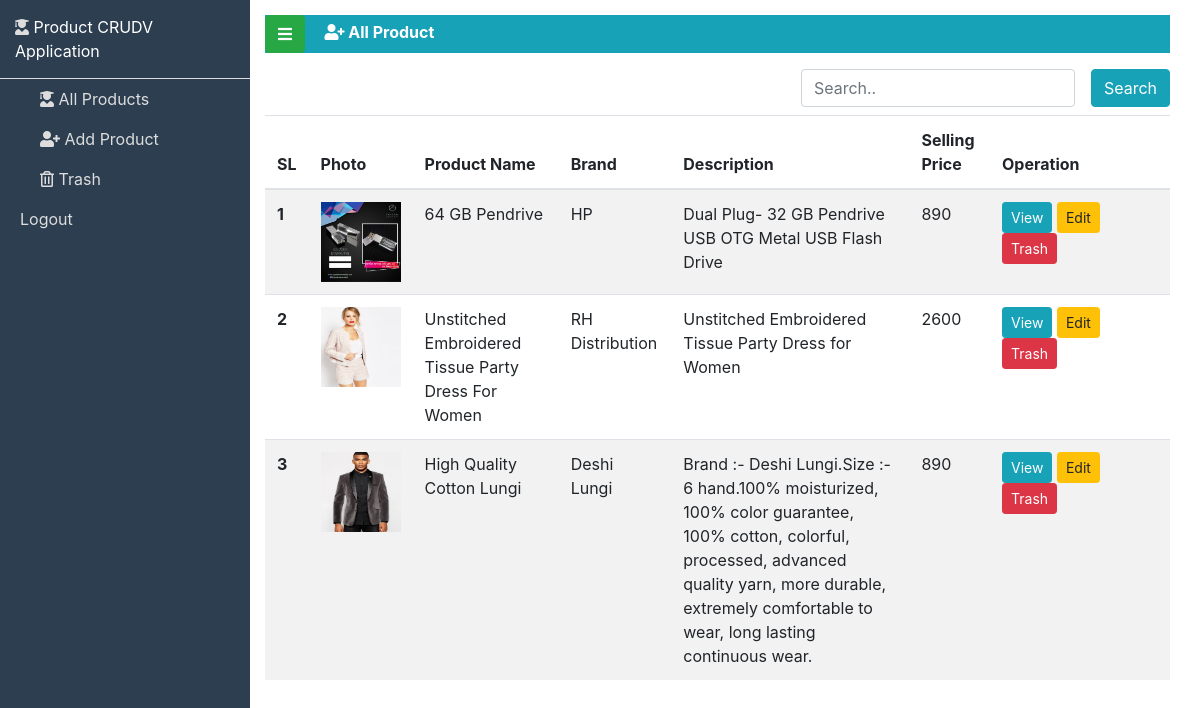
The app's page /admin/index.php with its own data.
### tables this page shows
CREATE TABLE `products` (
  `id` int(50) NOT NULL,
  `productName` varchar(200) NOT NULL,
  `regularPrice` int(5) NOT NULL,
  `sellingPrice` int(5) NOT NULL,
  `category` varchar(100) NOT NULL,
  `brandName` varchar(200) NOT NULL,
  `tag` varchar(20) NOT NULL,
  `description` text NOT NULL,
  `status` varchar(10) NOT NULL DEFAULT 'active',
  `created_at` varchar(30) NOT NULL DEFAULT current_timestamp(),
  `updated_at` varchar(30) DEFAULT NULL,
  `trash` varchar(30) NOT NULL DEFAULT 'false',
  `photo` varchar(100) NOT NULL
);

### admin/app/db.php (called while the page is built)
<?php
$host = 'localhost';
$user = 'root';
$pass = '';
$db = 'miniecom';
function connect()
{
  global $host, $user, $pass, $db;
  return $connection = new mysqli($host, $user, $pass, $db);
}

### admin/app/functions.php (called while the page is built, shortened)
<?php
function allOutTrash($table, $columnName = 'trash', $trash_value = 'false', $order = 'DESC')
{
    return connect()->query("SELECT * FROM $table WHERE $columnName = '$trash_value' ORDER BY id $order");
}

### admin/index.php (the view, shortened to what this page needs)
<!DOCTYPE html>
<html lang="en">
<head>
     <link rel="stylesheet" href="assets/fonts/fontAwesome/css/all.min.css">
     <link rel="stylesheet" href="assets/css/bootstrap.min.css">
     <link rel="stylesheet" href="assets/css/style.css">
     <link rel="stylesheet" href="assets/css/responsive.css">
</head>
<body>
     <div id="wrapper" class="menuDisplayed">
          <div id="sidebar-wrapper">
               <div class="logo">
                    <i class="fas fa-user-graduate"></i>
                    <span>Product CRUDV Application</span>
               </div>
               <ul class="sidebar-nav">
                    <li><a href="index.php"><i class="fas fa-user-graduate"></i> All Products</a></li>
                    <li><a href="add.php"><i class="fas fa-user-plus"></i> Add Product</a></li>
                    <li><a href="trash.php"><i class="far fa-trash-alt"></i> Trash</a></li>
                    <li><a href="../index.php">Logout</a></li>
               </ul>
          </div>
          <div id="page-content-wrapper">
               <div class="container-fluid">
                    <div class="row">
                         <div class="col-lg-12">
                              <p class="page-title bg-info"><a href="#" class="btn btn-success" id="menu-toggle"><i class="fas fa-bars"></i></a> <span class="span-title"> <i class="fas fa-user-plus"></i></i> All Product</span></p>
                              <form class="form-inline float-right" action="" method="POST">
                                   <div class="form-group mx-sm-3 mb-2">
                                        <input type="search" class="form-control" name="search" id="search_1" placeholder="Search..">
                                   </div>
                                   <button type="submit" name="search-btn" class="btn btn-info mb-2">Search</button>
                              </form>
                              <table class="table table-striped">
                                   <thead>
                                        <tr>
                                             <th scope="col">SL</th>
                                             <th scope="col">Photo</th>
                                             <th scope="col">Product Name</th>
                                             <th scope="col">Brand</th>
                                             <th scope="col">Description</th>
                                             <th scope="col">Selling Price</th>
                                             <th scope="col-md-12">Operation</th>
                                        </tr>
                                   </thead>
                                   <tbody>
                                        <?php
                                        $data = allOutTrash('products');
                                        $i = 1;
                                        while ($product = $data->fetch_object()) :
                                        ?>
                                             <tr class="pt-2">
                                                  <th scope="row"><?php echo $i;
                                                                      $i++; ?></th>
                                                  <td><img src="photos/<?php echo $product->photo ?>" width="80" height="80" alt=""></td>
                                                  <td><?php echo $product->productName ?></td>
                                                  <td><?php echo $product->brandName ?></td>
                                                  <td><?php echo $product->description ?></td>
                                                  <td><?php echo $product->sellingPrice ?></td>
                                                  <td style="width: 180px;">
                                                       <a class="btn btn-sm btn-info" href="show.php?show_id=<?php echo $product->id ?>">View</a>
                                                       <a class="btn btn-sm btn-warning" href="edit.php?edit_id=<?php echo $product->id ?>">Edit</a>
                                                       <a class="btn btn-sm btn-danger delete_btn" href="?trash_id=<?php echo $product->id ?>&photo=<?php echo $product->photo ?>">Trash</a>
                                                  </td>
                                             </tr>
                                        <?php endwhile; ?>
                                   </tbody>
                              </table>
                         </div>
                    </div>
               </div>
          </div>
     </div>
</body>
</html>

### admin/assets/css/style.css (style rules this page uses)
#sidebar-wrapper { z-index: 1; position: fixed; width: 0; height: 100%; overflow-y: hidden; background-color: #2c3e50; transition: 0.3s; }
.logo { padding: 15px; border-bottom: 1px solid #ddd; }
.logo i { color: #ddd; }
.logo span { color: #fff; }
#page-content-wrapper { width: 100%; position: absolute; padding: 15px; transition: 0.3s; }
span.span-title { color: #fff; padding-left: 15px; font-weight: 700; }
#wrapper.menuDisplayed #sidebar-wrapper { width: 250px; }
#wrapper.menuDisplayed #page-content-wrapper { padding-left: 250px; }
.sidebar-nav { padding: 0; list-style: none; }
.sidebar-nav li { text-indent: 20px; line-height: 40px; }
.sidebar-nav li a { display: block; text-decoration: none; color: #ddd; }

### records on screen
products: photo (picture), productName "64 GB Pendrive", brandName "HP", description "Dual Plug- 32 GB Pendrive USB OTG Metal USB Flash Drive", sellingPrice "890"
products: photo (picture), productName "Unstitched Embroidered Tissue Party Dress For Women", brandName "RH Distribution", description "Unstitched Embroidered Tissue Party Dress for Women", sellingPrice "2600"
products: photo (picture), productName "High Quality Cotton Lungi", brandName "Deshi Lungi", description "Brand :- Deshi Lungi.Size :- 6 hand.100% moisturized, 100% color guarantee, 100% cotton, colorful, processed, advanced quality yarn, more durable, extremely comfortable to wear, long lasting continuous wear.", sellingPrice "890"
